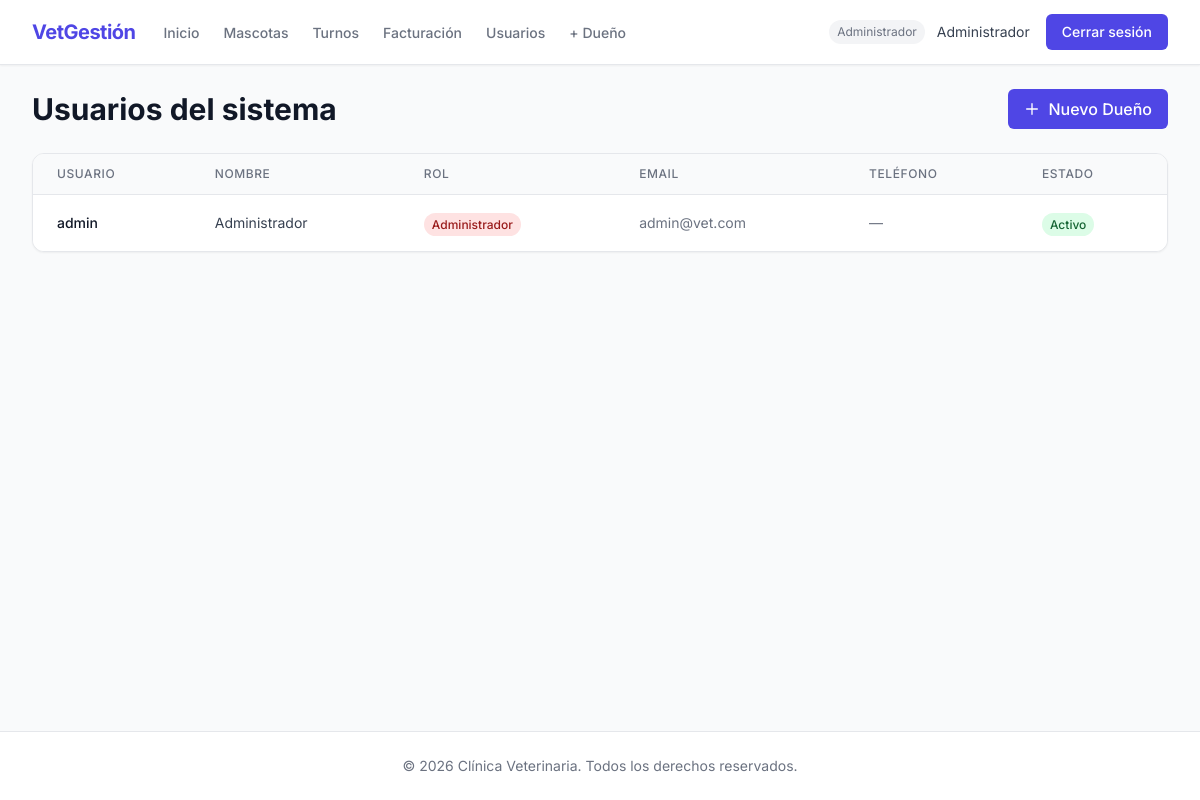
The app's page /usuarios/lista/ (signed in), older data.
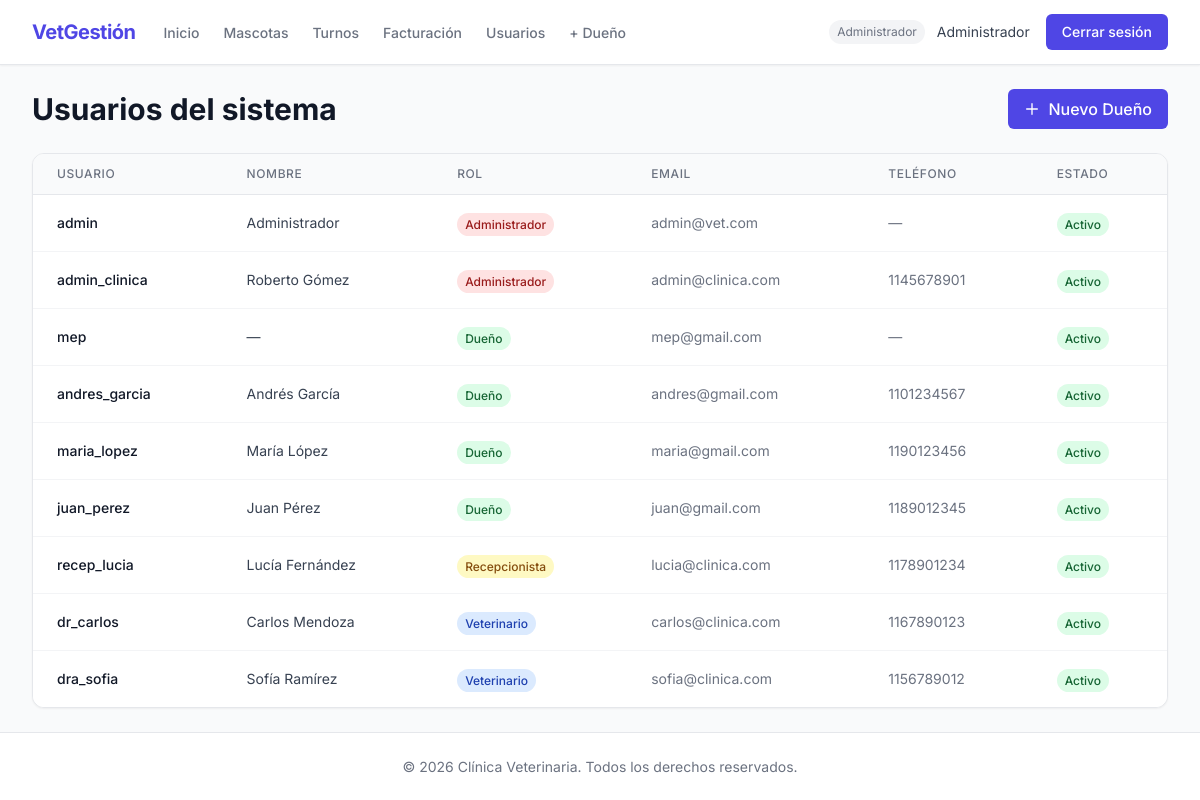
The same page, newer data.
### apps/usuarios/models.py (models this page shows, shortened)
class Usuario(AbstractUser):
    ROL_ADMIN = 'admin'
    ROL_VETERINARIO = 'veterinario'
    ROL_RECEPCIONISTA = 'recepcionista'
    ROL_DUENO = 'dueno'
    ROLES = [
        (ROL_ADMIN, 'Administrador'),
        (ROL_VETERINARIO, 'Veterinario'),
        (ROL_RECEPCIONISTA, 'Recepcionista'),
        (ROL_DUENO, 'Dueño'),
    ]
    rol = models.CharField(max_length=20, choices=ROLES, default=ROL_DUENO, verbose_name='Rol')
    telefono = models.CharField(max_length=20, blank=True, verbose_name='Teléfono')
    class Meta:
        verbose_name = 'usuario'
        verbose_name_plural = 'usuarios'
    def es_admin(self) -> bool:
        return self.rol == self.ROL_ADMIN
    def es_veterinario(self) -> bool:
        return self.rol == self.ROL_VETERINARIO
    def es_dueno(self) -> bool:
        return self.rol == self.ROL_DUENO
    def puede_crear_dueno(self) -> bool:
        return self.rol in [self.ROL_ADMIN, self.ROL_VETERINARIO, self.ROL_RECEPCIONISTA]
    def get_rol_display_badge(self) -> str:
        colores = {
            self.ROL_ADMIN: 'bg-red-100 text-red-800',
            self.ROL_VETERINARIO: 'bg-blue-100 text-blue-800',
            self.ROL_RECEPCIONISTA: 'bg-yellow-100 text-yellow-800',
            self.ROL_DUENO: 'bg-green-100 text-green-800',
        }
        return colores.get(self.rol, 'bg-gray-100 text-gray-800')

### apps/usuarios/views.py (the view)
# urls.py: path('lista/', views.ListaUsuarios.as_view(), name='lista_usuarios'),
class ListaUsuarios(LoginRequiredMixin, UserPassesTestMixin, ListView):
    model = Usuario
    template_name = 'usuarios/lista_usuarios.html'
    context_object_name = 'usuarios'
    ordering = ['rol', 'last_name', 'first_name']
    def test_func(self):
        return self.request.user.es_admin()

### templates/usuarios/lista_usuarios.html (shortened to what this page needs)
{% extends 'base.html' %}
{% block content %}
<div class="flex justify-between items-center mb-6">
    <h1 class="text-3xl font-bold text-gray-900">Usuarios del sistema</h1>
    <a href="{% url 'crear_dueno' %}" class="bg-indigo-600 text-white px-4 py-2 rounded-md font-medium hover:bg-indigo-700 transition flex items-center gap-2">
        <svg class="w-4 h-4" fill="none" stroke="currentColor" viewBox="0 0 24 24"><path stroke-linecap="round" stroke-linejoin="round" stroke-width="2" d="M12 4v16m8-8H4"/></svg>
        Nuevo Dueño
    </a>
</div>
<div class="bg-white rounded-xl border border-gray-200 shadow-sm overflow-hidden">
    <table class="min-w-full divide-y divide-gray-200">
        <thead class="bg-gray-50">
            <tr>
                <th class="px-6 py-3 text-left text-xs font-medium text-gray-500 uppercase tracking-wider">Usuario</th>
                <th class="px-6 py-3 text-left text-xs font-medium text-gray-500 uppercase tracking-wider">Nombre</th>
                <th class="px-6 py-3 text-left text-xs font-medium text-gray-500 uppercase tracking-wider">Rol</th>
                <th class="px-6 py-3 text-left text-xs font-medium text-gray-500 uppercase tracking-wider">Email</th>
                <th class="px-6 py-3 text-left text-xs font-medium text-gray-500 uppercase tracking-wider">Teléfono</th>
                <th class="px-6 py-3 text-left text-xs font-medium text-gray-500 uppercase tracking-wider">Estado</th>
            </tr>
        </thead>
        <tbody class="bg-white divide-y divide-gray-100">
            {% for usuario in usuarios %}
            <tr class="hover:bg-gray-50">
                <td class="px-6 py-4 text-sm font-medium text-gray-900">{{ usuario.username }}</td>
                <td class="px-6 py-4 text-sm text-gray-700">{{ usuario.get_full_name|default:"—" }}</td>
                <td class="px-6 py-4">
                    <span class="px-2 py-1 rounded-full text-xs font-medium {{ usuario.get_rol_display_badge }}">
                        {{ usuario.get_rol_display }}
                    </span>
                </td>
                <td class="px-6 py-4 text-sm text-gray-500">{{ usuario.email|default:"—" }}</td>
                <td class="px-6 py-4 text-sm text-gray-500">{{ usuario.telefono|default:"—" }}</td>
                <td class="px-6 py-4">
                    {% if usuario.is_active %}
                    <span class="px-2 py-1 rounded-full text-xs font-medium bg-green-100 text-green-800">Activo</span>
                    {% else %}
                    <span class="px-2 py-1 rounded-full text-xs font-medium bg-red-100 text-red-800">Inactivo</span>
                    {% endif %}
                </td>
            </tr>
            {% empty %}
            <tr>
                <td colspan="6" class="px-6 py-8 text-center text-gray-500">No hay usuarios registrados.</td>
            </tr>
            {% endfor %}
        </tbody>
    </table>
</div>
{% endblock %}

### templates/base.html (shortened to what this page needs)
<!DOCTYPE html>
<html lang="es">
<head>
    <script src="https://cdn.tailwindcss.com"></script>
    <link rel="stylesheet" href="https://unpkg.com/leaflet@1.9.4/dist/leaflet.css"/>
</head>
<body class="bg-gray-50 text-gray-900 flex flex-col min-h-screen">
    {% include 'includes/navbar.html' %}
    <main class="flex-grow">
        <div class="max-w-7xl mx-auto py-6 px-4 sm:px-6 lg:px-8">
            {% block content %}{% endblock %}
        </div>
    </main>
    <footer class="bg-white border-t border-gray-200 py-6 mt-auto">
        <div class="max-w-7xl mx-auto px-4 sm:px-6 lg:px-8">
            <p class="text-center text-gray-500 text-sm">
                &copy; 2026 Clínica Veterinaria. Todos los derechos reservados.
            </p>
        </div>
    </footer>
</body>
</html>

### templates/includes/navbar.html (shortened to what this page needs)
<nav class="bg-white shadow-sm border-b border-gray-200">
    <div class="max-w-7xl mx-auto px-4 sm:px-6 lg:px-8">
        <div class="flex justify-between h-16">
            <div class="flex">
                <div class="flex-shrink-0 flex items-center">
                    <a href="{% url 'dashboard' %}" class="text-indigo-600 font-bold text-xl tracking-tight">VetGestión</a>
                </div>
                <div class="hidden sm:ml-6 sm:flex sm:space-x-4">
                    {% if user.is_authenticated %}
                        <a href="{% url 'dashboard' %}" class="text-gray-500 hover:text-gray-700 inline-flex items-center px-1 pt-1 border-b-2 border-transparent hover:border-gray-300 text-sm font-medium">
                            Inicio
                        </a>
                        {% if user.es_admin or user.es_veterinario %}
                            <a href="{% url 'lista_mascotas' %}" class="text-gray-500 hover:text-gray-700 inline-flex items-center px-1 pt-1 border-b-2 border-transparent hover:border-gray-300 text-sm font-medium">
                                Mascotas
                            </a>
                        {% endif %}
                        {% if user.es_admin or user.es_recepcionista %}
                            <a href="{% url 'lista_turnos' %}" class="text-gray-500 hover:text-gray-700 inline-flex items-center px-1 pt-1 border-b-2 border-transparent hover:border-gray-300 text-sm font-medium">
                                Turnos
                            </a>
                            <a href="{% url 'lista_facturas' %}" class="text-gray-500 hover:text-gray-700 inline-flex items-center px-1 pt-1 border-b-2 border-transparent hover:border-gray-300 text-sm font-medium">
                                Facturación
                            </a>
                        {% endif %}
                        {% if user.es_admin %}
                            <a href="{% url 'lista_usuarios' %}" class="text-gray-500 hover:text-gray-700 inline-flex items-center px-1 pt-1 border-b-2 border-transparent hover:border-gray-300 text-sm font-medium">
                                Usuarios
                            </a>
                        {% endif %}
                        {% if user.puede_crear_dueno %}
                            <a href="{% url 'crear_dueno' %}" class="text-gray-500 hover:text-gray-700 inline-flex items-center px-1 pt-1 border-b-2 border-transparent hover:border-gray-300 text-sm font-medium">
                                + Dueño
                            </a>
                        {% endif %}
                    {% endif %}
                </div>
            </div>
            <div class="hidden sm:ml-6 sm:flex sm:items-center">
                {% if user.is_authenticated %}
                    <span class="text-gray-500 text-xs mr-3 px-2 py-1 bg-gray-100 rounded-full">{{ user.get_rol_display }}</span>
                    <span class="text-gray-700 text-sm mr-4">{{ user.get_full_name|default:user.username }}</span>
                    <form action="{% url 'logout' %}" method="post">
                        <button type="submit" class="bg-indigo-600 text-white px-4 py-2 rounded-md text-sm font-medium hover:bg-indigo-700 transition">
                            Cerrar sesión
                        </button>
                    </form>
                {% else %}
                    <a href="{% url 'login' %}" class="bg-indigo-600 text-white px-4 py-2 rounded-md text-sm font-medium hover:bg-indigo-700 transition">
                        Iniciar sesión
                    </a>
                {% endif %}
            </div>
        </div>
    </div>
</nav>

### templates/base.html (style rules this page uses)
body { font-family: 'Inter', sans-serif; }

Row changes from the older to the newer data that the page shows:
added Usuario: username "admin_clinica", get_full_name "Roberto Gómez", rol "Administrador", email "admin@clinica.com", telefono "1145678901", is_active "Activo"
added Usuario: username "mep", get_full_name "—", rol "Dueño", email "mep@gmail.com", telefono "—", is_active "Activo"
added Usuario: username "andres_garcia", get_full_name "Andrés García", rol "Dueño", email "andres@gmail.com", telefono "1101234567", is_active "Activo"
added Usuario: username "maria_lopez", get_full_name "María López", rol "Dueño", email "maria@gmail.com", telefono "1190123456", is_active "Activo"
added Usuario: username "juan_perez", get_full_name "Juan Pérez", rol "Dueño", email "juan@gmail.com", telefono "1189012345", is_active "Activo"
added Usuario: username "recep_lucia", get_full_name "Lucía Fernández", rol "Recepcionista", email "lucia@clinica.com", telefono "1178901234", is_active "Activo"
added Usuario: username "dr_carlos", get_full_name "Carlos Mendoza", rol "Veterinario", email "carlos@clinica.com", telefono "1167890123", is_active "Activo"
added Usuario: username "dra_sofia", get_full_name "Sofía Ramírez", rol "Veterinario", email "sofia@clinica.com", telefono "1156789012", is_active "Activo"
